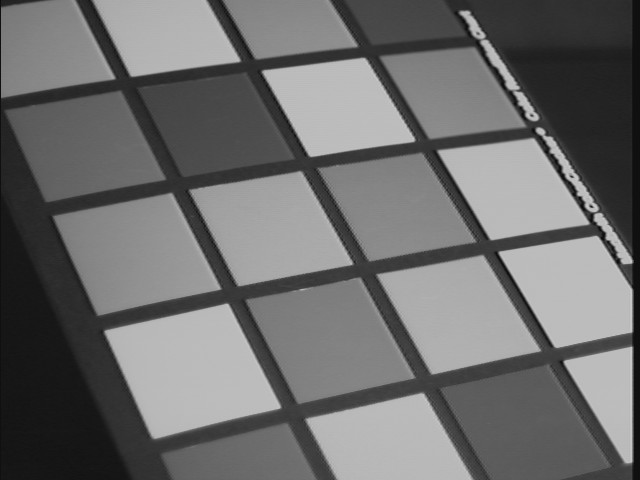
#> input picture data/img01.jpg, 640 x 480 px; its folder holds only this picture in this run
$ python houghScript.py
#> lines starting #> are read from the running program, lines starting #| are printed output that depends on the picture
### python/myImageFilter.py
import numpy as np

def myImageFilter(img0, h):

    # Get image dimensions
    img_height, img_width = img0.shape

    h_height, h_width = h.shape

    # Calculate padding
    pad_height = h_height // 2
    pad_width = h_width // 2

    # Pad image using nearest pixel values
    img_pad = np.pad(
        img0,
        ((pad_height, pad_height), (pad_width, pad_width)),
        mode='edge'
    )

    # Create output image
    img1 = np.zeros_like(img0, dtype=np.float32)

    # Flip filter for convolution
    h_flip = np.flip(h)

    # Apply filter
    for i in range(h_height):
        for j in range(h_width):
            img1 += h_flip[i, j] * img_pad[
                i:i + img_height,
                j:j + img_width
            ]

    return img1

### python/myEdgeFilter.py
import numpy as np
from scipy.signal.windows import gaussian # For signal.gaussian function
from myImageFilter import myImageFilter

def myEdgeFilter(img0, sigma):
    # Create Gaussian smoothing filter
    hsize = 2 * int(np.ceil(3 * sigma)) + 1

    # Create 1D Gaussian kernels
    h1 = gaussian(hsize, sigma)

    # Normalize Gaussian kernel
    h1 = h1 / np.sum(h1)

    # Create 2D Gaussian filter
    h = np.outer(h1, h1)

    # Smooth the image
    img_smooth = myImageFilter(img0, h)

    # Create Sobel filters
    # Sobel filter for x direction
    sobel_x = np.array([
        [-1, 0, 1],
        [-2, 0, 2],
        [-1, 0, 1]
    ], dtype=np.float32)

    # Sobel filter for y direction
    sobel_y = np.array([
        [-1, -2, -1],
        [ 0,  0,  0],
        [ 1,  2,  1]
    ], dtype=np.float32)

    # Calculate image gradients

    imgx = myImageFilter(img_smooth, sobel_x)
    imgy = myImageFilter(img_smooth, sobel_y)

    # Gradient magnitude
    magnitude = np.sqrt(imgx ** 2 + imgy ** 2)

    # Gradient angle
    angle = np.arctan2(imgy, imgx)

    # Convert angle from radians to degrees
    angle = angle * 180 / np.pi

    # Make angles positive
    angle[angle < 0] += 180

    # Non-maximum suppression

    img1 = np.zeros_like(magnitude)

    rows, cols = magnitude.shape

    # Ignore the outermost pixels
    for i in range(1, rows - 1):
        for j in range(1, cols - 1):
            a = angle[i, j]

            if (0 <= a < 22.5) or (157.5 <= a <= 180):
                # 0 degrees
                neighbor1 = magnitude[i, j - 1]
                neighbor2 = magnitude[i, j + 1]

            elif 22.5 <= a < 67.5:
                # 45 degrees
                neighbor1 = magnitude[i - 1, j + 1]
                neighbor2 = magnitude[i + 1, j - 1]

            elif 67.5 <= a < 112.5:
                # 90 degrees
                neighbor1 = magnitude[i - 1, j]
                neighbor2 = magnitude[i + 1, j]

            else:
                # 135 degrees
                neighbor1 = magnitude[i - 1, j - 1]
                neighbor2 = magnitude[i + 1, j + 1]

            # Keep pixel only if it is a local maximum

            if magnitude[i, j] >= neighbor1 and magnitude[i, j] >= neighbor2:
                img1[i, j] = magnitude[i, j]

    return img1

### python/myHoughTransform.py
import numpy as np

def myHoughTransform(Im, rhoRes, thetaRes):
    # Get image dimensions
    M, N = Im.shape

    # Create theta and rho scales

    # Theta ranges from 0 to 2*pi
    thetaScale = np.arange(0, 2 * np.pi, thetaRes)

    # Maximum possible rho
    # This is the diagonal length of the image
    rhoMax = np.sqrt(M**2 + N**2)

    # Rho ranges from 0 to maximum possible distance
    rhoScale = np.arange(0, rhoMax + rhoRes, rhoRes)

    # Create Hough accumulator

    img_hough = np.zeros(
        (len(rhoScale), len(thetaScale)),
        dtype=np.float32
    )

    y, x = np.nonzero(Im)

    # Vote in the Hough accumulator

    for j in range(len(thetaScale)):

        theta = thetaScale[j]

        # Calculate rho for every edge pixel
        rho = x * np.cos(theta) + y * np.sin(theta)

        # Only keep positive rho values
        valid = rho >= 0

        rho_valid = rho[valid]

        # Convert rho values to accumulator indices
        rho_indices = np.round(rho_valid / rhoRes).astype(int)

        # Remove indices outside the accumulator
        valid_indices = rho_indices < len(rhoScale)

        rho_indices = rho_indices[valid_indices]

        # Add votes
        np.add.at(
            img_hough[:, j],
            rho_indices,
            1
        )

    return img_hough, rhoScale, thetaScale

### python/myHoughLines.py
import numpy as np
import cv2  # For cv2.dilate function

def myHoughLines(H, nLines):
    hough = H.copy()

    # Non-maximum suppression
    # Size of neighborhood used to find local maxima
    neighborhood_size = 21

    kernel = np.ones(
        (neighborhood_size, neighborhood_size),
        np.uint8
    )

    # Find the maximum value in each neighborhood
    # Using OpenCV's dilate function to find local maxima
    local_max = cv2.dilate(hough, kernel)

    # Keep only pixels that are equal to the local maximum
    peaks = np.where(hough == local_max, hough, 0)

    # Find the strongest peaks
    # Flatten the accumulator
    flat_peaks = peaks.ravel()

    # Sort from largest to smallest
    indices = np.argsort(flat_peaks)[::-1]

    # Keep the requested number of lines
    indices = indices[:nLines]

    # Convert flattened indices back to row/column coordinates
    rhos, thetas = np.unravel_index(
        indices,
        peaks.shape
    )

    return rhos, thetas

### python/houghScript.py
import cv2
import numpy as np
import os

from myEdgeFilter import myEdgeFilter
from myHoughLines import myHoughLines
from myHoughTransform import myHoughTransform

datadir    = '../data'      # the directory containing the images
resultsdir = '../results'   # the directory for dumping results

# parameters
sigma     = 2
threshold = 0.03
rhoRes    = 2
thetaRes  = np.pi / 90
nLines    = 15
# end of parameters

for file in os.listdir(datadir):
    if file.endswith('.jpg'):

        file = os.path.splitext(file)[0]

        # read in images
        img = cv2.imread('%s/%s.jpg' % (datadir, file))
#> img is the input picture: shape (480, 640, 3); min 4, max 206, mean 109.7

        if (img.ndim == 3):
            img = cv2.cvtColor(img,cv2.COLOR_BGR2GRAY)
#> img: shape (480, 640)

        img = np.float32(img) / 255

        # actual Hough line code function calls
        img_edge = myEdgeFilter(img, sigma)
#> after the loop in myImageFilter (call 3), `for i in range(h_height):`:
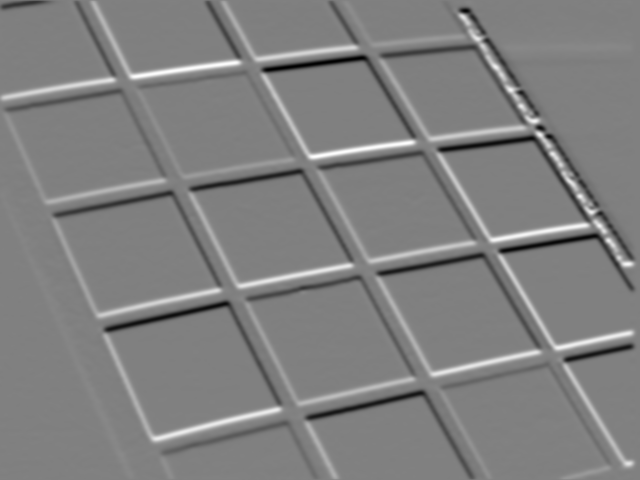
#> img1: shape (480, 640) float32; min -0.779, max 0.768, mean -6.18e-05; drawn with min black and max white
#> in myEdgeFilter, `angle[angle < 0] += 180`:
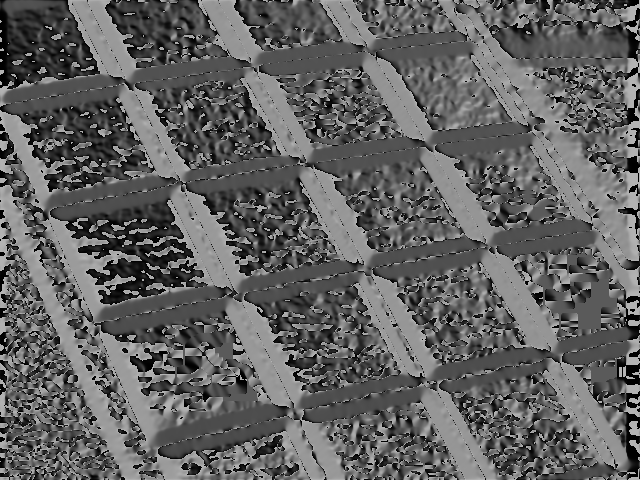
#> angle: shape (480, 640) float32; min 0, max 180, mean 98
#> after the loop in myEdgeFilter, `for i in range(1, rows - 1):`:
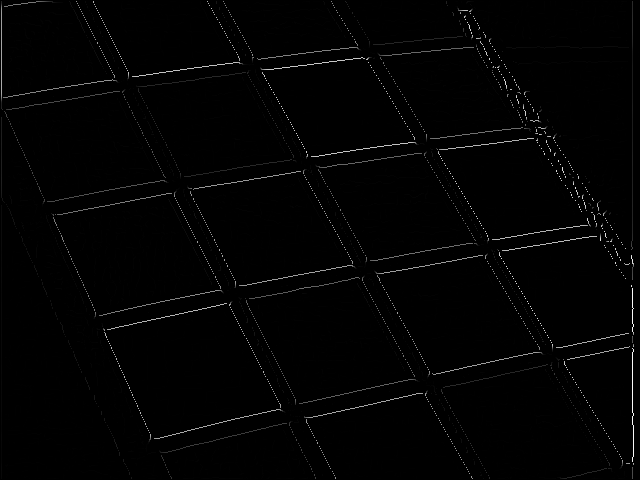
#> img1: shape (480, 640) float32; min 0, max 0.979, mean 0.0108
        img_threshold = np.float32(img_edge > threshold)
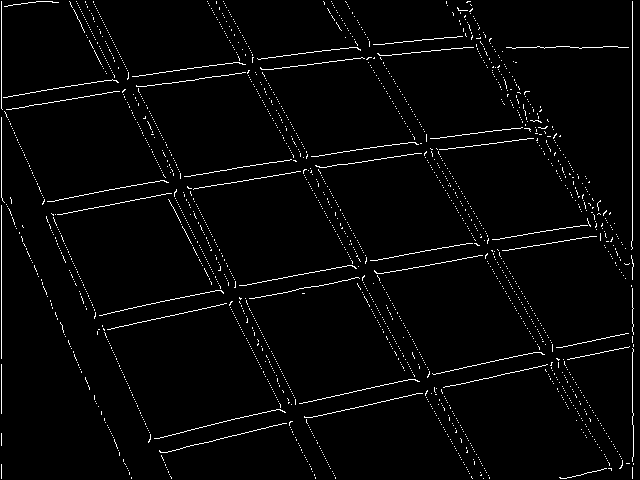
#> img_threshold: shape (480, 640) float32; values 0 (black) and 1 (white), 2.5% white in thin lines or dots
        [img_hough, rhoScale, thetaScale] = myHoughTransform(img_threshold, \
                                                             rhoRes, thetaRes)
#> in myHoughTransform, `y, x = np.nonzero(Im)`: y = 7805 values from 1 to 478; x = 7805 values, max 633 at index 4739, min 1 at index 0, mean 326
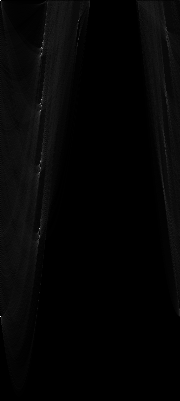
#> img_hough: shape (401, 180) float32; min 0, max 462, mean 9.7; drawn with min black and max white
#> rhoScale = 401 values from 0 to 800; thetaScale = 180 values from 0 to 6.25
        [rhos, thetas] = myHoughLines(img_hough, nLines)
#> in myHoughLines, `peaks = np.where(hough == local_max, hough, 0)`:
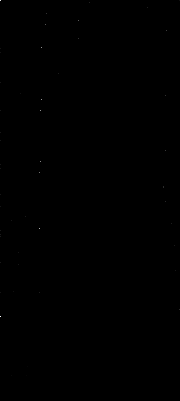
#> peaks: shape (401, 180) float32; min 0, max 462, mean 0.1; drawn with min black and max white
#> in myHoughLines, `indices = indices[:nLines]`: indices = [56880, 0, 41079, 17861, 19840, 8501, 29020, 30999, 3678, 4365, 5566, 27165, 6918, 2386, 17265]
#> in myHoughLines, `rhos, thetas = np.unravel_index( indices, peaks.shape )`: rhos = [316, 0, 228, 99, 110, 47, 161, 172, 20, 24, 30, 150, 38, 13, 95]; thetas = [0, 0, 39, 41, 40, 41, 40, 39, 78, 45, 166, 165, 78, 46, 165]

        lines = cv2.HoughLinesP(np.uint8(255 * img_threshold), rhoRes, thetaRes, \
                                50, minLineLength = 20, maxLineGap = 5)
#> lines = 109 rows, first 6: [1, 413, 1, 205], [632, 240, 632, 1], [295, 404, 414, 379], [498, 239, 588, 223], [115, 203, 175, 192], [145, 86, 248, 72]

        # everything below here just saves the outputs to files
        fname = '%s/%s_01edge.png' % (resultsdir, file)
        cv2.imwrite(fname, 255 * np.sqrt(img_edge / img_edge.max()))

        fname = '%s/%s_02threshold.png' % (resultsdir, file)
        cv2.imwrite(fname, 255 * img_threshold)

        fname = '%s/%s_03hough.png' % (resultsdir, file)
        cv2.imwrite(fname, 255 * img_hough / img_hough.max())

        fname = '%s/%s_04lines.png' % (resultsdir, file)
        img_lines = np.dstack([img,img,img])

        # display line results from myHoughLines function in red
        for k in np.arange(nLines):
            a = np.cos(thetaScale[thetas[k]])
            b = np.sin(thetaScale[thetas[k]])

            x0 = a*rhoScale[rhos[k]]
            y0 = b*rhoScale[rhos[k]]

            x1 = int(x0 + 1000*(-b))
            y1 = int(y0 + 1000*(a))

            x2 = int(x0 - 1000*(-b))
            y2 = int(y0 - 1000*(a))

            cv2.line(img_lines,(x1,y1),(x2,y2),(0,0,255),1)
#> this loop made 15 passes
#> (a, b, x0, y0, x1, y1, x2, y2) on passes 1 to 12: (1, 0, 632, 0, 632, 1000, 632, -1000), (1, 0, 0, 0, 0, 1000, 0, -1000), (0.208, 0.978, 94.81, 446, -883, 653, 1072, 238), (0.139, 0.99, 27.56, 196.1, -962, 335, 1017, 56), (0.174, 0.985, 38.2, 216.7, -946, 390, 1023, 43), (0.139, 0.99, 13.08, 93.09, -977, 232, 1003, -46), (0.174, 0.985, 55.91, 317.1, -928, 490, 1040, 143), (0.208, 0.978, 71.52, 336.5, -906, 544, 1049, 128), (-0.914, 0.407, -36.54, 16.27, -443, -897, 370, 929), (6.12e-17, 1, 2.94e-15, 48, -1000, 48, 1000, 47), (0.883, -0.469, 52.98, -28.17, 522, 854, -416, -911), (0.866, -0.5, 259.8, -150, 759, 716, -240, -1016)
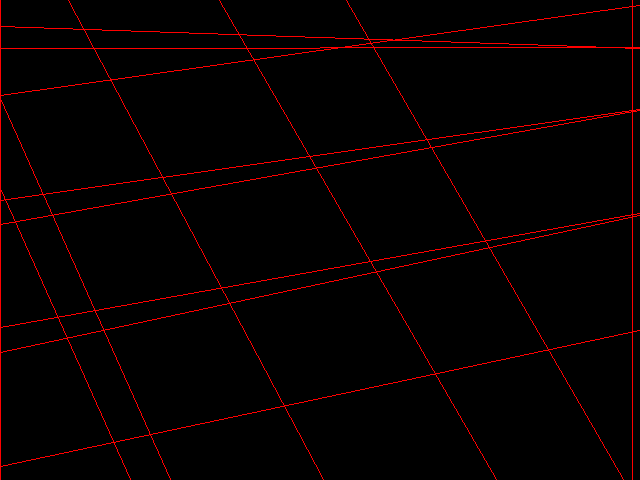
#> img_lines: shape (480, 640, 3) float32; mean of channels 0, 1, 2 0.4, 0.4, 7.1; drawn as B, G, R

        # display line segment results from cv2.HoughLinesP in green
        for line in lines:
            coords = line
#> (the run stopped early here; a loop or call above may not have finished)

$ run again, on data/img05.jpg
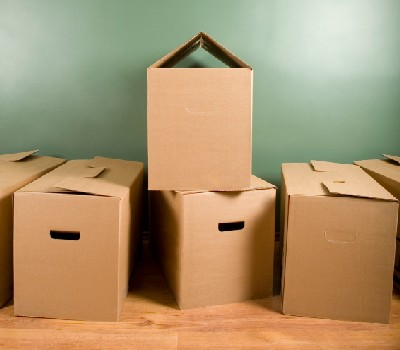
#> input picture data/img05.jpg, 400 x 350 px
#> img is the input picture: shape (350, 400, 3); mean B, G, R 110, 147.3, 171.7
#> img_pad: shape (352, 402) float32
#> `img_threshold = np.float32(img_edge > threshold)`:
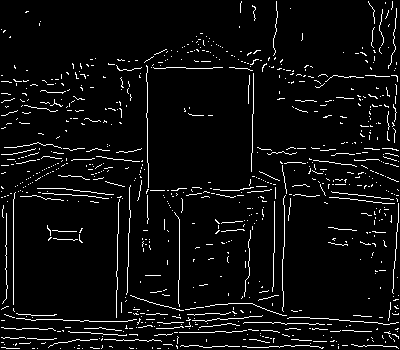
#> img_threshold: shape (350, 400) float32; values 0 (black) and 1 (white), 5.2% white in thin lines or dots
#> y = 7309 values from 1 to 348; x = 7309 values, max 398 at index 2124, min 1 at index 160, mean 206.7
#> `[img_hough, rhoScale, thetaScale] = myHoughTransform(img_threshold, \ ..`: rhoScale = 267 values from 0 to 532; thetaScale = 180 values from 0 to 6.25
#> indices = [28845, 13320, 35640, 17685, 22680, 1080, 11341, 25381, 15707, 6165, 13369, 25019, 16921, 21818, 8151]
#> in myHoughLines, `rhos, thetas = np.unravel_index( indices, peaks.shape )`: rhos = [160, 74, 198, 98, 126, 6, 63, 141, 87, 34, 74, 138, 94, 121, 45]; thetas = [45, 0, 0, 45, 0, 0, 1, 1, 47, 45, 49, 179, 1, 38, 51]
#> lines = 57 rows, first 6: [84, 328, 105, 328], [70, 332, 90, 332], [63, 320, 88, 320], [116, 340, 160, 340], [395, 119, 395, 96], [80, 340, 106, 339]
#> the loop `for k in np.arange(nLines):` made 15 passes
#> (a, b, x0, y0, x1, y1, x2, y2) on passes 1 to 8: (6.12e-17, 1, 1.96e-14, 320, -1000, 320, 1000, 319), (1, 0, 148, 0, 148, 1000, 148, -1000), (1, 0, 396, 0, 396, 1000, 396, -1000), (6.12e-17, 1, 1.2e-14, 196, -1000, 196, 1000, 195), (1, 0, 252, 0, 252, 1000, 252, -1000), (1, 0, 12, 0, 12, 1000, 12, -1000), (0.999, 0.0349, 125.9, 4.4, 91, 1003, 160, -994), (0.999, 0.0349, 281.8, 9.84, 246, 1009, 316, -989)
#> after the loop `for k in np.arange(nLines):`:
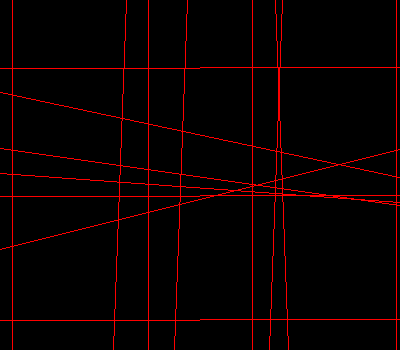
#> img_lines: shape (350, 400, 3) float32; mean of channels 0, 1, 2 0.6, 0.6, 10.6; drawn as B, G, R

$ run again, on data/img07.jpg
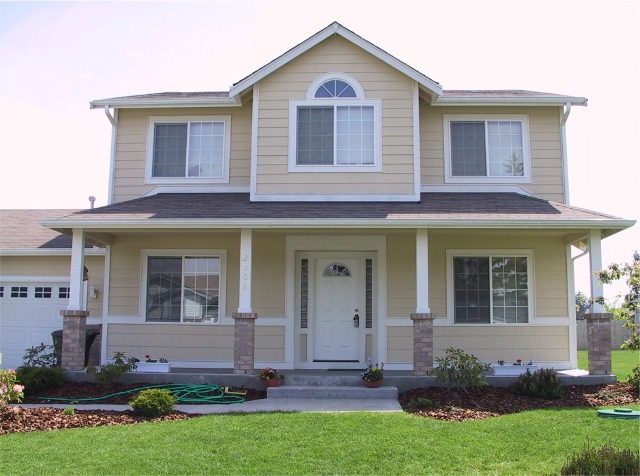
#> input picture data/img07.jpg, 640 x 476 px
#> img is the input picture: shape (476, 640, 3); mean B, G, R 150.1, 157, 155
#> img_pad: shape (478, 642) float32
#> img_threshold: shape (476, 640) float32; values 0 (black) and 1 (white), 9.7% white in thin lines or dots
#> `[img_hough, rhoScale, thetaScale] = myHoughTransform(img_threshold, \ ..`: rhoScale = 400 values from 0 to 798; thetaScale = 180 values from 0 to 6.25
#> indices = [20565, 42705, 16785, 33165, 36045, 23085, 39285, 9585, 32760, 27720, 25560, 30649, 7431, 38520, 21600]
#> in myHoughLines, `rhos, thetas = np.unravel_index( indices, peaks.shape )`: rhos = [114, 237, 93, 184, 200, 128, 218, 53, 182, 154, 142, 170, 41, 214, 120]; thetas = [45, 45, 45, 45, 45, 45, 45, 45, 0, 0, 0, 49, 51, 0, 0]
#> lines = 270 rows, first 6: [35, 474, 129, 474], [453, 228, 547, 228], [181, 255, 217, 255], [262, 369, 292, 369], [59, 404, 126, 404], [365, 345, 365, 249]
#> the loop `for k in np.arange(nLines):` made 15 passes
#> (a, b, x0, y0, x1, y1, x2, y2) on passes 1 to 8: (6.12e-17, 1, 1.4e-14, 228, -1000, 228, 1000, 227), (6.12e-17, 1, 2.9e-14, 474, -1000, 474, 1000, 473), (6.12e-17, 1, 1.14e-14, 186, -1000, 186, 1000, 185), (6.12e-17, 1, 2.25e-14, 368, -1000, 368, 1000, 367), (6.12e-17, 1, 2.45e-14, 400, -1000, 400, 1000, 399), (6.12e-17, 1, 1.57e-14, 256, -1000, 256, 1000, 255), (6.12e-17, 1, 2.67e-14, 436, -1000, 436, 1000, 435), (6.12e-17, 1, 6.49e-15, 106, -1000, 106, 1000, 105)
#> after the loop `for k in np.arange(nLines):`:
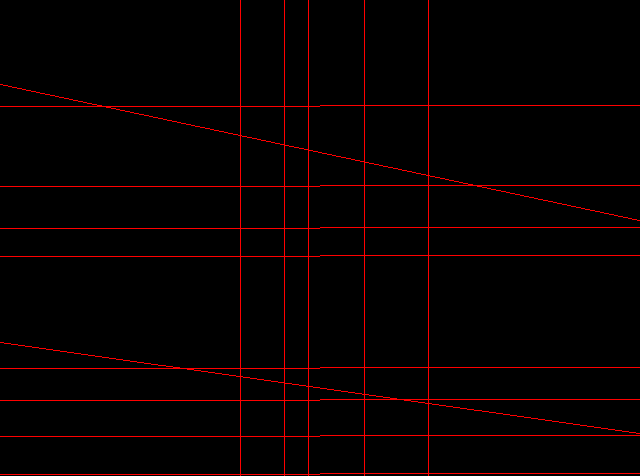
#> img_lines: shape (476, 640, 3) float32; mean of channels 0, 1, 2 0.6, 0.6, 7.9; drawn as B, G, R
